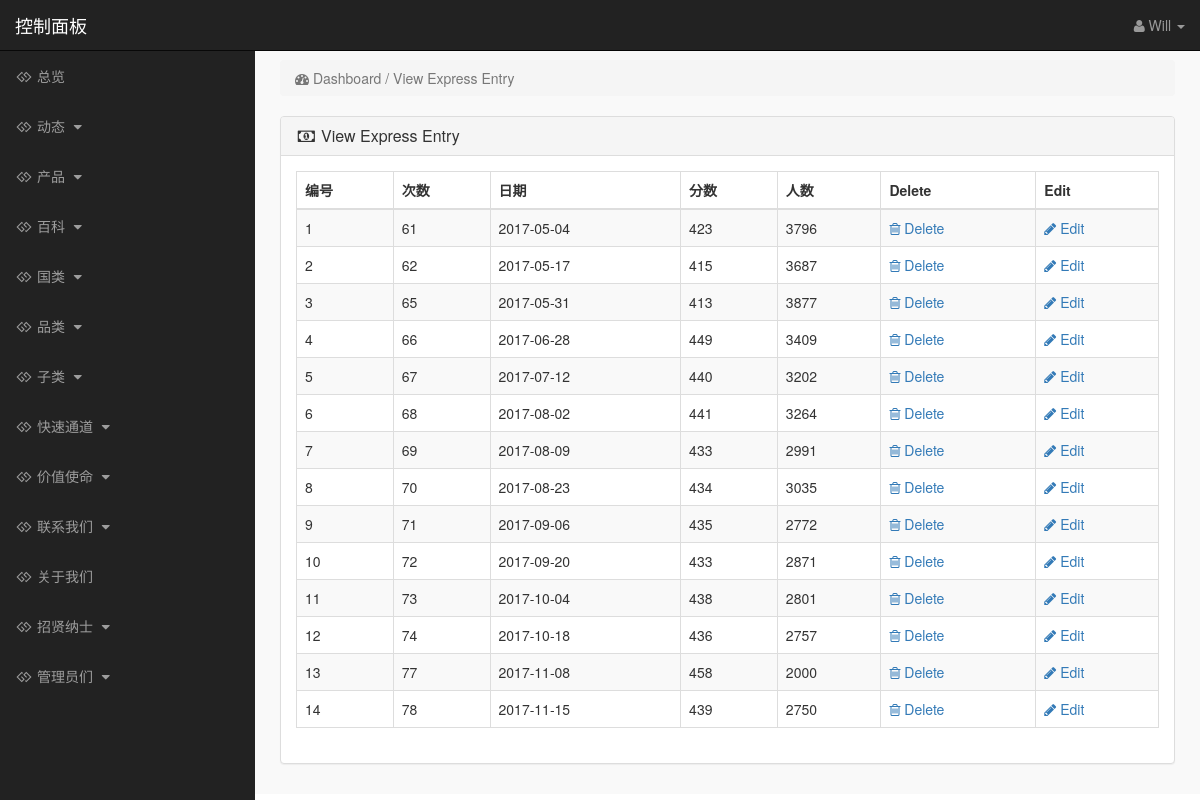
The app's page /admin_area/index.php?view_ee (signed in) with its own data.
### tables this page shows
CREATE TABLE `express_entry` (
  `id` int(11) NOT NULL,
  `times` int(11) NOT NULL,
  `date` date NOT NULL,
  `score` int(11) NOT NULL,
  `number` int(11) NOT NULL
);

### admin_area/view_ee.php (the view)
<?php
if (!isset($_SESSION['admin_email'])) {
    echo "<script>window.open('login.php','_self')</script>";
} else {
    ?>
    <div class="row">
        <div class="col-lg-12">
            <ol class="breadcrumb">
                <li class="active">
                    <i class="fa fa-dashboard"></i> Dashboard / View Express Entry
                </li>
            </ol>
        </div>
    </div>
    <div class="row">
        <div class="col-lg-12">
            <div class="panel panel-default">
                <div class="panel-heading">
                    <h3 class="panel-title">
                        <i class="fa fa-money fa-fw"></i> View Express Entry
                    </h3>
                </div>
                <div class="panel-body">
                    <div class="table-responsive">
                        <table class="table table-bordered table-hover table-striped">
                            <thead>
                            <tr>
                                <th>编号</th>
                                <th>次数</th>
                                <th>日期</th>
                                <th>分数</th>
                                <th>人数</th>
                                <th>Delete</th>
                                <th>Edit</th>
                            </tr>
                            </thead>
                            <tbody>
                            <?php
                            $i = 0;
                            $get_ee = "select * from express_entry";
                            $run_ee = mysqli_query($con, $get_ee);
                            while ($row_ee = mysqli_fetch_array($run_ee)) {
                                $ee_id = $row_ee['id'];
                                $ee_times = $row_ee['times'];
                                $ee_date = $row_ee['date'];
                                $ee_score = $row_ee['score'];
                                $ee_number = $row_ee['number'];
                                $i++;
                                ?>
                                <tr>
                                    <td><?php echo $i; ?></td>
                                    <td><?php echo $ee_times; ?></td>
                                    <td><?php echo $ee_date; ?></td>
                                    <td><?php echo $ee_score; ?></td>
                                    <td><?php echo $ee_number; ?></td>
                                    <td>
                                        <a href="index.php?delete_ee=<?php echo $ee_id; ?>">
                                            <i class="fa fa-trash-o"></i> Delete
                                        </a>
                                    </td>
                                    <td>
                                        <a href="index.php?edit_ee=<?php echo $ee_id; ?>">
                                            <i class="fa fa-pencil"></i> Edit
                                        </a>
                                    </td>
                                </tr>
                            <?php } ?>
                            </tbody>
                        </table>
                    </div>
                </div>
            </div>
        </div>
    </div>
<?php } ?>

### admin_area/includes/sidebar.php (shortened to what this page needs)
<?php
if (!isset($_SESSION['admin_email'])) {
    echo "<script>window.open('login.php','_self')</script>";
} else {
    ?>
    <nav class="navbar navbar-inverse navbar-fixed-top">
        <div class="navbar-header">
            <a class="navbar-brand" href="index.php?dashboard">控制面板</a>
        </div>
        <ul class="nav navbar-right top-nav">
            <li class="dropdown">
                <a href="#" class="dropdown-toggle" data-toggle="dropdown">
                    <i class="fa fa-user"></i>
                    <?php echo $admin_name; ?> <b class="caret"></b>
                </a>
            </li>
        </ul>
        <div class="collapse navbar-collapse navbar-ex1-collapse">
            <ul class="nav navbar-nav side-nav">
                <li>
                    <a href="index.php?dashboard">
                        <i class="fa fa-fw fa-gg"></i> 总览
                    </a>
                </li>
                <li>
                    <a href="#" data-toggle="collapse" data-target="#posts">
                        <i class="fa fa-fw fa-gg"></i> 动态
                        <i class="fa fa-fw fa-caret-down"></i>
                    </a>
                </li>
                <li>
                    <a href="#" data-toggle="collapse" data-target="#products">
                        <i class="fa fa-fw fa-gg"></i> 产品
                        <i class="fa fa-fw fa-caret-down"></i>
                    </a>
                </li>
                <li>
                    <a href="#" data-toggle="collapse" data-target="#wiki">
                        <i class="fa fa-fw fa-gg"></i> 百科
                        <i class="fa fa-fw fa-caret-down"></i>
                    </a>
                </li>
                <li>
                    <a href="#" data-toggle="collapse" data-target="#manufacturers">
                        <i class="fa fa-fw fa-gg"></i> 国类
                        <i class="fa fa-fw fa-caret-down"></i>
                    </a>
                </li>
                <li>
                    <a href="#" data-toggle="collapse" data-target="#p_cat">
                        <i class="fa fa-fw fa-gg"></i> 品类
                        <i class="fa fa-fw fa-caret-down"></i>
                    </a>
                </li>
                <li>
                    <a href="#" data-toggle="collapse" data-target="#cat">
                        <i class="fa fa-fw fa-gg"></i> 子类
                        <i class="fa fa-fw fa-caret-down"></i>
                    </a>
                </li>
                <li>
                    <a href="#" data-toggle="collapse" data-target="#express_entry">
                        <i class="fa fa-fw fa-gg"></i> 快速通道
                        <i class="fa fa-fw fa-caret-down"></i>
                    </a>
                </li>
                <li>
                    <a href="#" data-toggle="collapse" data-target="#services">
                        <i class="fa fa-fw fa-gg"></i> 价值使命
                        <i class="fa fa-fw fa-caret-down"></i>
                    </a>
                </li>
                <li>
                    <a href="#" data-toggle="collapse" data-target="#contact_us">
                        <i class="fa fa-fw fa-gg"> </i> 联系我们
                        <i class="fa fa-fw fa-caret-down"></i>
                    </a>
                </li>
                <li>
                    <a href="index.php?edit_about_us">
                        <i class="fa fa-fw fa-gg"></i> 关于我们
                    </a>
                </li>
                <li>
                    <a href="#" data-toggle="collapse" data-target="#terms">
                        <i class="fa fa-fw fa-gg"></i> 招贤纳士
                        <i class="fa fa-fw fa-caret-down"></i>
                    </a>
                </li>
                <li>
                    <a href="#" data-toggle="collapse" data-target="#users">
                        <i class="fa fa-fw fa-gg"></i> 管理员们
                        <i class="fa fa-fw fa-caret-down"></i>
                    </a>
                </li>
            </ul>
        </div>
    </nav>
<?php } ?>

### admin_area/css/style.css (style rules this page uses)
body { margin-top:100px; }
@media (min-width: 768px) { body { margin-top:50px; } }
.top-nav { padding:0 15px; }
.top-nav>li { display:inline-block; float:left; }
.top-nav>li>a { padding-top:15px; padding-bottom:15px; line-height:20px; color:#999; }
@media (min-width: 768px) { .side-nav { position:fixed; top:51px; width:255px; border-radius:0; overflow-y:auto; background-color: #222; bottom:0; overflow-x:hidden; padding-bottom:40px; } }
@media (min-width: 768px) { .side-nav>li>a { width:255px; } }
.panel-body { border-radius:5px; }

### records on screen
express_entry: times "61", date "2017-05-04", score "423", number "3796"
express_entry: times "62", date "2017-05-17", score "415", number "3687"
express_entry: times "65", date "2017-05-31", score "413", number "3877"
express_entry: times "66", date "2017-06-28", score "449", number "3409"
express_entry: times "67", date "2017-07-12", score "440", number "3202"
express_entry: times "68", date "2017-08-02", score "441", number "3264"
express_entry: times "69", date "2017-08-09", score "433", number "2991"
express_entry: times "70", date "2017-08-23", score "434", number "3035"
express_entry: times "71", date "2017-09-06", score "435", number "2772"
express_entry: times "72", date "2017-09-20", score "433", number "2871"
express_entry: times "73", date "2017-10-04", score "438", number "2801"
express_entry: times "74", date "2017-10-18", score "436", number "2757"
express_entry: times "77", date "2017-11-08", score "458", number "2000"
express_entry: times "78", date "2017-11-15", score "439", number "2750"

### other values on screen
$admin_name "Will"
